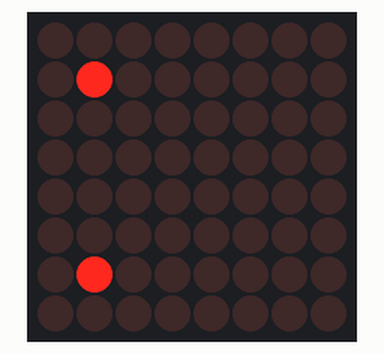
Simulated run of this sketch. Board: Arduino Uno, built with avr-gcc and run on an emulated ATmega328P. Shown: 8×8 LED matrix.

Above: at 0.1 s.
At 1.1 s:
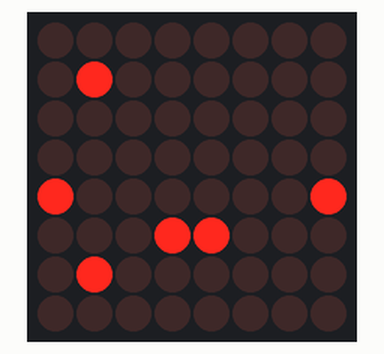
At 2.1 s:
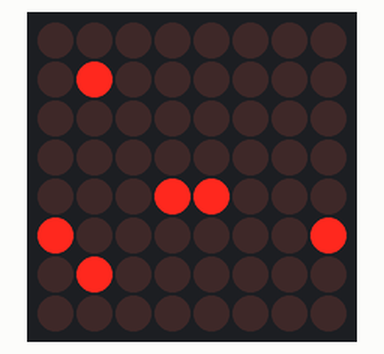

The sketch:

sketch_aug22g.ino
```cpp
#include <LedControl.h>

// Define the pins for the LED matrix
const int dataPin = 11;
const int clockPin = 13;
const int csPin = 10;

// Create an instance of the LedControl library
LedControl lc = LedControl(dataPin, clockPin, csPin, 1);

// Define the LED matrix dimensions
const int matrixWidth = 8;
const int matrixHeight = 8;

// Eye expressions (patterns for eyes)
byte neutralEyes[matrixHeight] = {
  B00000000,
  B01000000,
  B00000000,
  B00000000,
  B00000000,
  B00000000,
  B01000000,
  B00000000
};

byte happyEyes[matrixHeight] = {
  B00000000,
  B01000000,
  B00000000,
  B00000000,
  B10000001,
  B00011000,
  B01000000,
  B00000000
};

byte sadEyes[matrixHeight] = {
  B00000000,
  B01000000,
  B00000000,
  B00000000,
  B00011000,
  B10000001,
  B01000000,
  B00000000
};

void setup() {
  lc.shutdown(0, false); // Wake up the matrix
  lc.setIntensity(0, 8); // Set brightness (0-15)
  lc.clearDisplay(0);    // Clear the display
}

void loop() {
  displayEyeExpression(neutralEyes);
  delay(1000);

  displayEyeExpression(happyEyes);
  delay(1000);

  displayEyeExpression(sadEyes);
  delay(1000);
}

void displayEyeExpression(const byte* eyePattern) {
  for (int row = 0; row < matrixHeight; row++) {
    lc.setRow(0, row, eyePattern[row]);
  }
}
```

Measured:
- by itself, everything shown: repeats every 3.0 s, in 3 steps
- what the display in image 1 shows lasts 1.0 s, from 1.0 s to 2.0 s
